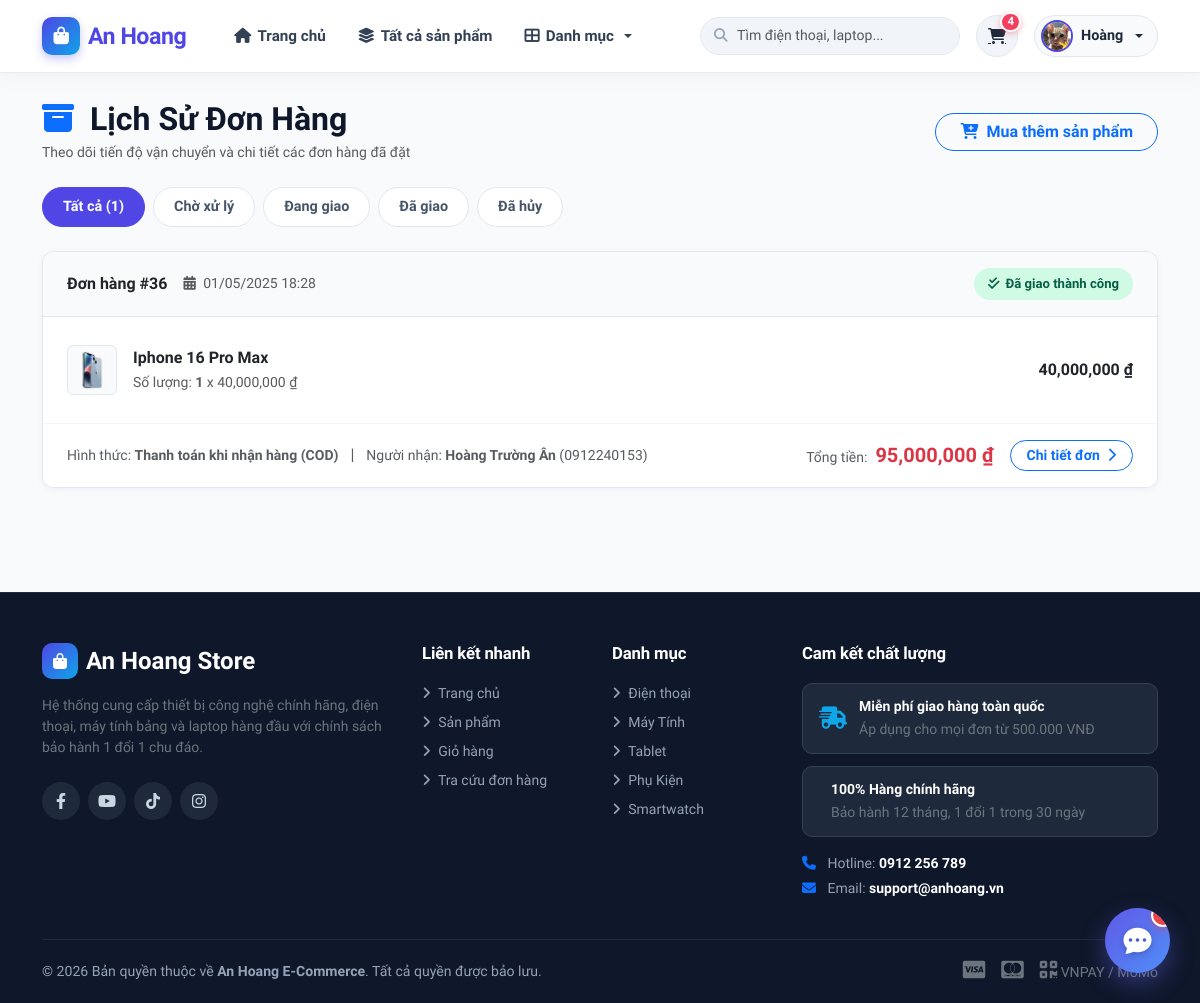
/orders/ (signed in), run on an earlier commit of the app's database.
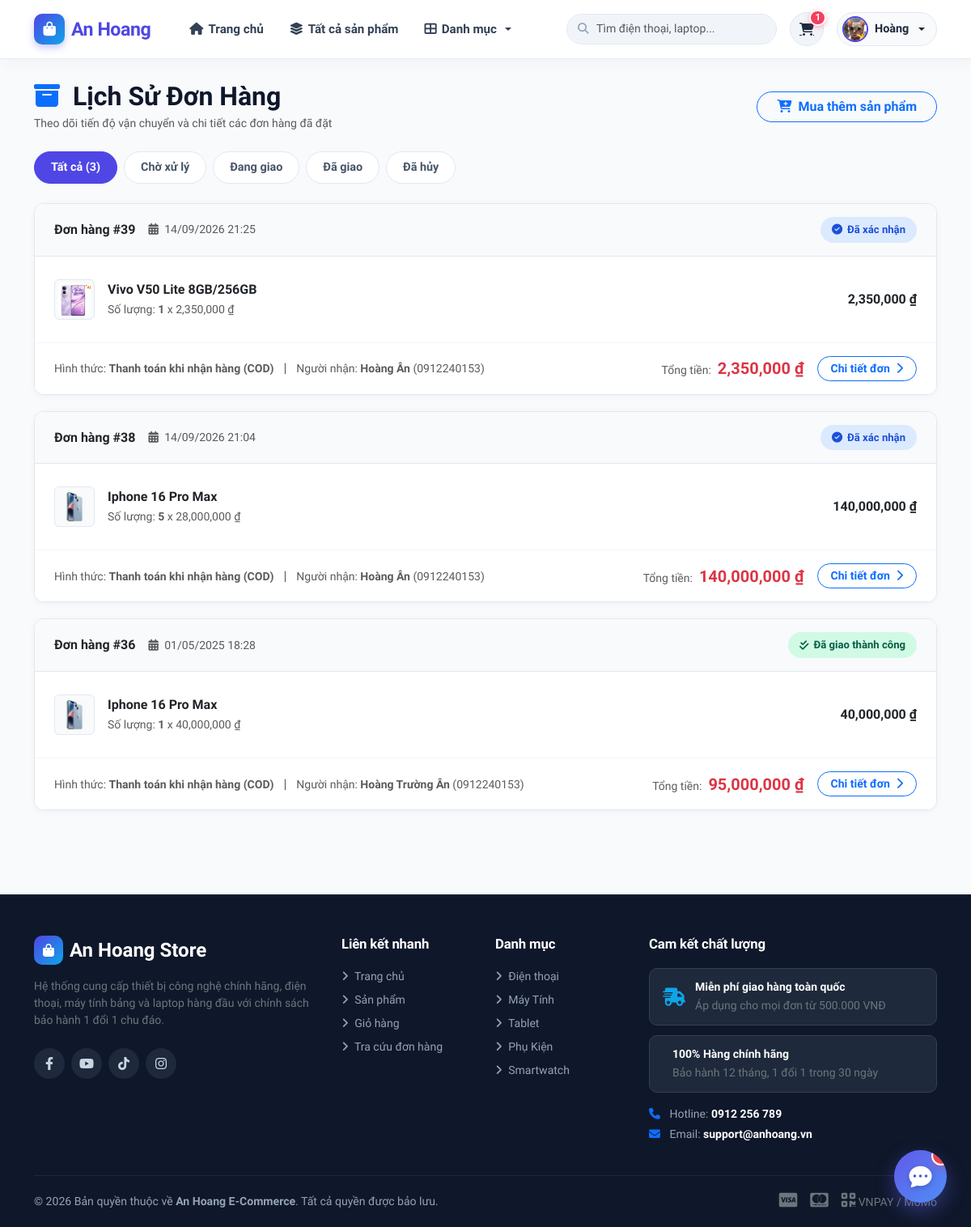
And on a later commit of the database.
### store/models.py (models this page shows, shortened)
class Order(models.Model):
    STATUS_CHOICES = (
        ('pending', 'Chờ xử lý'),
        ('confirmed', 'Đã xác nhận'),
        ('processing', 'Đang xử lý'),
        ('shipped', 'Đang giao hàng'),
        ('delivered', 'Đã giao hàng'),
        ('cancelled', 'Đã hủy'),
    )
    PAYMENT_CHOICES = (
        ('cod', 'Thanh toán khi nhận hàng (COD)'),
        ('bank_transfer', 'Chuyển khoản ngân hàng'),
        ('momo', 'Ví điện tử MoMo'),
        ('zalopay', 'ZaloPay'),
        ('vnpay', 'VNPAY'),
    )
    user = models.ForeignKey(User, on_delete=models.CASCADE)
    full_name = models.CharField(max_length=100)
    phone = models.CharField(max_length=15)
    address = models.TextField()
    province = models.ForeignKey('Province', on_delete=models.PROTECT, null=True)
    district = models.ForeignKey('District', on_delete=models.PROTECT, null=True)
    ward = models.ForeignKey('Ward', on_delete=models.PROTECT, null=True)
    city = models.CharField(max_length=50, blank=True)
    district_name = models.CharField(max_length=50, blank=True)
    ward_name = models.CharField(max_length=50, blank=True)
    note = models.TextField(blank=True)
    total = models.DecimalField(max_digits=10, decimal_places=0)
    status = models.CharField(max_length=20, choices=STATUS_CHOICES, default='pending')
    payment_method = models.CharField(max_length=20, choices=PAYMENT_CHOICES, default='cod')
    created_at = models.DateTimeField(auto_now_add=True)
    updated_at = models.DateTimeField(auto_now=True)

class OrderItem(models.Model):
    order = models.ForeignKey(Order, on_delete=models.CASCADE, related_name='items')
    product = models.ForeignKey(Product, on_delete=models.CASCADE)
    quantity = models.PositiveIntegerField()
    price = models.DecimalField(max_digits=10, decimal_places=0)
    def subtotal(self):
        return self.price * self.quantity

class Product(models.Model):
    name = models.CharField(max_length=200)
    description = models.TextField(blank=True, null=True)
    price = models.DecimalField(max_digits=10, decimal_places=0)
    discount_percent = models.IntegerField(default=0, blank=True, help_text="Phần trăm giảm giá từ 0-100")
    category = models.ForeignKey(Category, on_delete=models.CASCADE)
    image = models.ImageField(upload_to='products/', blank=True, null=True)
    colors = models.ManyToManyField(Color, blank=True, related_name='products')

class Category(models.Model):
    name = models.CharField(max_length=100)

### store/views.py (the view)
# urls.py: path('orders/', views.order_history_view, name='order_history'),
@login_required
def order_history_view(request):
    connection.close()  # Đóng kết nối hiện tại để đảm bảo dữ liệu mới
    orders = Order.objects.filter(user=request.user).order_by('-created_at')
    return render(request, 'store/order_history.html', {'orders': orders})

### store/templates/store/order_history.html (shortened to what the changed rows need)
{% extends 'base.html' %}
{% load static humanize %}
{% block content %}
<div class="container py-4">
    <div class="d-flex justify-content-between align-items-center mb-4 flex-wrap gap-3">
        <div>
            <h2 class="fw-bold mb-1"><i class="fas fa-box-archive text-primary me-2"></i> Lịch Sử Đơn Hàng</h2>
        </div>
    </div>
    <div class="d-flex gap-2 flex-wrap mb-4" id="orderFilterTabs">
        <button type="button" class="order-filter-pill active" data-status="all">Tất cả ({{ orders|length }})</button>
        <button type="button" class="order-filter-pill" data-status="pending">Chờ xử lý</button>
        <button type="button" class="order-filter-pill" data-status="shipped">Đang giao</button>
        <button type="button" class="order-filter-pill" data-status="delivered">Đã giao</button>
        <button type="button" class="order-filter-pill" data-status="cancelled">Đã hủy</button>
    </div>
    <div id="ordersListContainer">
        {% for order in orders %}
        <div class="order-card order-item-entry" data-status="{{ order.status }}">
            <div class="order-card-header">
                <div class="d-flex align-items-center gap-3">
                    <span class="fw-bold text-dark fs-6">Đơn hàng #{{ order.id }}</span>
                    <span class="text-muted small"><i class="fas fa-calendar-alt me-1"></i> {{ order.created_at|date:"d/m/Y H:i" }}</span>
                </div>
                <div>
                    {% if order.status == 'pending' %}
                        <span class="status-badge status-pending"><i class="fas fa-clock"></i> Chờ xử lý</span>
                    {% elif order.status == 'confirmed' %}
                        <span class="status-badge status-confirmed"><i class="fas fa-circle-check"></i> Đã xác nhận</span>
                    {% elif order.status == 'processing' %}
                        <span class="status-badge status-processing"><i class="fas fa-boxes-packing"></i> Đang đóng gói</span>
                    {% elif order.status == 'shipped' %}
                        <span class="status-badge status-shipped"><i class="fas fa-truck-fast"></i> Đang giao hàng</span>
                    {% elif order.status == 'delivered' %}
                        <span class="status-badge status-delivered"><i class="fas fa-check-double"></i> Đã giao thành công</span>
                    {% else %}
                        <span class="status-badge status-cancelled"><i class="fas fa-ban"></i> Đã hủy</span>
                    {% endif %}
                </div>
            </div>
            <div class="order-card-body">
                {% for item in order.items.all %}
                <div class="d-flex align-items-center justify-content-between py-2 {% if not forloop.last %}border-bottom{% endif %}">
                    <div class="d-flex align-items-center gap-3">
                        <div class="item-thumb-small">
                            {% if item.product.image %}
                                <img src="{{ item.product.image.url }}" alt="{{ item.product.name }}">
                            {% else %}
                                <img src="{% static 'images/no-image.png' %}" alt="{{ item.product.name }}">
                            {% endif %}
                        </div>
                        <div>
                            <div class="fw-semibold text-dark">{{ item.product.name }}</div>
                            <small class="text-muted">Số lượng: <strong>{{ item.quantity }}</strong> x {{ item.price|intcomma }} ₫</small>
                        </div>
                    </div>
                    <strong class="text-dark">{{ item.subtotal|intcomma }} ₫</strong>
                </div>
                {% endfor %}
            </div>
            <div class="order-card-footer">
                <div>
                    <span class="text-muted small">Hình thức: <strong>{{ order.get_payment_method_display }}</strong></span>
                    <span class="mx-2 text-muted">|</span>
                    <span class="text-muted small">Người nhận: <strong>{{ order.full_name }}</strong> ({{ order.phone }})</span>
                </div>
                <div class="d-flex align-items-center gap-3">
                    <div>
                        <span class="text-muted small">Tổng tiền:</span>
                        <span class="fs-5 fw-bold text-danger ms-1">{{ order.total|intcomma }} ₫</span>
                    </div>
                    <a href="{% url 'order_detail' order.id %}" class="btn btn-outline-primary btn-sm rounded-pill px-3 fw-semibold">
                        Chi tiết đơn <i class="fas fa-chevron-right ms-1"></i>
                    </a>
                </div>
            </div>
        </div>
        {% endfor %}
    </div>
</div>
{% endblock %}

### templates/base.html (shortened to what the changed rows need)
<!DOCTYPE html>
<html lang="vi">
<head>
    <link rel="stylesheet" href="https://cdnjs.cloudflare.com/ajax/libs/font-awesome/6.4.0/css/all.min.css">
    <link href="https://cdn.jsdelivr.net/npm/bootstrap@5.3.0/dist/css/bootstrap.min.css" rel="stylesheet">
</head>
<body>
    <nav class="navbar navbar-expand-lg fixed-top">
        <div class="container">
            <div class="collapse navbar-collapse" id="navbarMain">
                <div class="d-flex align-items-center gap-3">
                    <a href="{% url 'cart' %}" class="cart-icon-btn" title="Giỏ hàng của bạn">
                        <i class="fas fa-cart-shopping"></i>
                        <span class="cart-badge" id="cartCountBadge" style="{% if not cart_items_count or cart_items_count == 0 %}display:none;{% endif %}">
                            {{ cart_items_count|default:0 }}
                        </span>
                    </a>
                </div>
            </div>
        </div>
    </nav>
    <main>
        {% block content %}{% endblock %}
    </main>
    {% include 'store/chat_bubble.html' %}
    <footer>
        <div class="container">
            <div class="row g-4">
                <div class="col-lg-2 col-md-6 col-6">
                    <ul class="list-unstyled small d-flex flex-column gap-2">
                        {% for cat in nav_categories|slice:":5" %}
                        <li><a href="{% url 'product_list' %}?category={{ cat.id }}"><i class="fas fa-angle-right me-1"></i> {{ cat.name }}</a></li>
                        {% endfor %}
                    </ul>
                </div>
            </div>
        </div>
    </footer>
</body>
</html>

What changed in the data, as far as the page shows it:
added Order: id "39", created_at "14/09/2026 21:25", status "confirmed" (drawn), payment_method "Thanh toán khi nhận hàng (COD)", full_name "Hoàng Ân", phone "0912240153", total "2,350,000"
added OrderItem: product.image (picture), product.name "Vivo V50 Lite 8GB/256GB", quantity "1", price "2,350,000", subtotal "2,350,000", shown under "39"
added Order: id "38", created_at "14/09/2026 21:04", status "confirmed" (drawn), payment_method "Thanh toán khi nhận hàng (COD)", full_name "Hoàng Ân", phone "0912240153", total "140,000,000"
added OrderItem: product.image (picture), product.name "Iphone 16 Pro Max", quantity "5", price "28,000,000", subtotal "140,000,000", shown under "38"
Also different on the page:
{{ cart_items_count|default:0 }}: "4" → "1"
{{ orders|length }}: "1" → "3"
